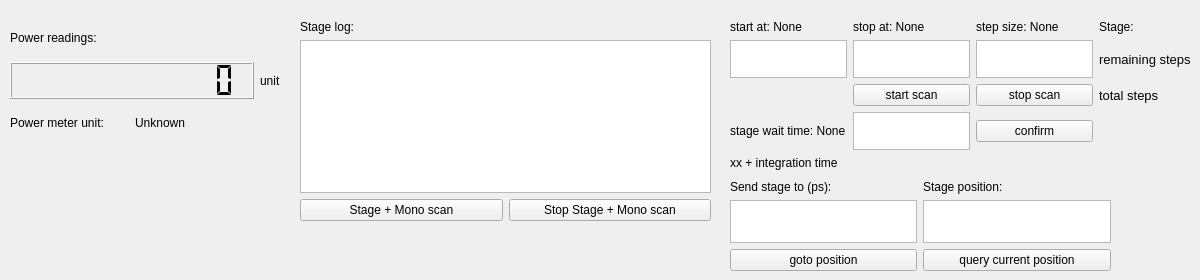
      <widget class="QWidget" name="tab_2">
       <attribute name="title">
        <string>powermeter and stage</string>
       </attribute>
       <widget class="QWidget" name="widget_12" native="true">
        <property name="geometry">
         <rect>
          <x>730</x>
          <y>20</y>
          <width>461</width>
          <height>151</height>
         </rect>
        </property>
        <layout class="QGridLayout" name="gridLayout_9">
         <item row="0" column="0">
          <widget class="QLabel" name="start_position_label">
           <property name="text">
            <string>start at: None</string>
           </property>
          </widget>
         </item>
         <item row="0" column="2">
          <widget class="QLabel" name="step_size_label">
           <property name="text">
            <string>step size: None</string>
           </property>
          </widget>
         </item>
         <item row="1" column="0">
          <widget class="QTextEdit" name="start_position_input"/>
         </item>
         <item row="0" column="1">
          <widget class="QLabel" name="stop_position_label">
           <property name="text">
            <string>stop at: None</string>
           </property>
          </widget>
         </item>
         <item row="1" column="2">
          <widget class="QTextEdit" name="step_size_input"/>
         </item>
         <item row="1" column="1">
          <widget class="QTextEdit" name="stop_position_input"/>
         </item>
         <item row="2" column="2">
          <widget class="QPushButton" name="stop_stage_button">
           <property name="text">
            <string>stop scan</string>
           </property>
          </widget>
         </item>
         <item row="3" column="0">
          <widget class="QLabel" name="waiting_time_label">
           <property name="text">
            <string>stage wait time: None</string>
           </property>
          </widget>
         </item>
         <item row="3" column="1">
          <widget class="QTextEdit" name="waittime_input">
           <property name="html">
            <string>&lt;!DOCTYPE HTML PUBLIC &quot;-//W3C//DTD HTML 4.0//EN&quot; &quot;http://www.w3.org/TR/REC-html40/strict.dtd&quot;&gt;
&lt;html&gt;&lt;head&gt;&lt;meta name=&quot;qrichtext&quot; content=&quot;1&quot; /&gt;&lt;style type=&quot;text/css&quot;&gt;
p, li { white-space: pre-wrap; }
&lt;/style&gt;&lt;/head&gt;&lt;body style=&quot; font-family:'MS Shell Dlg 2'; font-size:9.75pt; font-weight:400; font-style:normal;&quot;&gt;
&lt;p style=&quot;-qt-paragraph-type:empty; margin-top:0px; margin-bottom:0px; margin-left:0px; margin-right:0px; -qt-block-indent:0; text-indent:0px; font-size:7.8pt;&quot;&gt;&lt;br /&gt;&lt;/p&gt;&lt;/body&gt;&lt;/html&gt;</string>
           </property>
          </widget>
         </item>
         <item row="3" column="2">
          <widget class="QPushButton" name="confir_input_button">
           <property name="text">
            <string>confirm</string>
           </property>
          </widget>
         </item>
         <item row="2" column="1">
          <widget class="QPushButton" name="start_stage_button">
           <property name="text">
            <string>start scan</string>
           </property>
          </widget>
         </item>
         <item row="4" column="0">
          <widget class="QLabel" name="label_3">
           <property name="text">
            <string>xx + integration time</string>
           </property>
          </widget>
         </item>
         <item row="0" column="3">
          <widget class="QLabel" name="label_14">
           <property name="text">
            <string>Stage:</string>
           </property>
          </widget>
         </item>
         <item row="1" column="3">
          <widget class="QLabel" name="remaining_steps_label">
           <property name="font">
            <font>
             <pointsize>10</pointsize>
            </font>
           </property>
           <property name="text">
            <string>remaining steps</string>
           </property>
          </widget>
         </item>
         <item row="2" column="3">
          <widget class="QLabel" name="total_steps_label">
           <property name="font">
            <font>
             <pointsize>10</pointsize>
            </font>
           </property>
           <property name="text">
            <string>total steps</string>
           </property>
          </widget>
         </item>
        </layout>
       </widget>
       <widget class="QWidget" name="widget_13" native="true">
        <property name="geometry">
         <rect>
          <x>730</x>
          <y>180</y>
          <width>381</width>
          <height>91</height>
         </rect>
        </property>
        <layout class="QGridLayout" name="gridLayout_10">
         <item row="2" column="0">
          <widget class="QPushButton" name="goto_position_button">
           <property name="text">
            <string>goto position</string>
           </property>
          </widget>
         </item>
         <item row="0" column="0">
          <widget class="QLabel" name="label_13">
           <property name="text">
            <string>Send stage to (ps):</string>
           </property>
          </widget>
         </item>
         <item row="1" column="0">
          <widget class="QTextEdit" name="goto_position_text_input">
           <property name="html">
            <string>&lt;!DOCTYPE HTML PUBLIC &quot;-//W3C//DTD HTML 4.0//EN&quot; &quot;http://www.w3.org/TR/REC-html40/strict.dtd&quot;&gt;
&lt;html&gt;&lt;head&gt;&lt;meta name=&quot;qrichtext&quot; content=&quot;1&quot; /&gt;&lt;style type=&quot;text/css&quot;&gt;
p, li { white-space: pre-wrap; }
&lt;/style&gt;&lt;/head&gt;&lt;body style=&quot; font-family:'MS Shell Dlg 2'; font-size:9.75pt; font-weight:400; font-style:normal;&quot;&gt;
&lt;p style=&quot;-qt-paragraph-type:empty; margin-top:0px; margin-bottom:0px; margin-left:0px; margin-right:0px; -qt-block-indent:0; text-indent:0px; font-size:7.8pt;&quot;&gt;&lt;br /&gt;&lt;/p&gt;&lt;/body&gt;&lt;/html&gt;</string>
           </property>
          </widget>
         </item>
         <item row="1" column="1">
          <widget class="QTextBrowser" name="position_browser"/>
         </item>
         <item row="0" column="1">
          <widget class="QLabel" name="label_12">
           <property name="text">
            <string>Stage position:</string>
           </property>
          </widget>
         </item>
         <item row="2" column="1">
          <widget class="QPushButton" name="get_position_button">
           <property name="text">
            <string>query current position</string>
           </property>
          </widget>
         </item>
        </layout>
       </widget>
       <widget class="QWidget" name="widget_14" native="true">
        <property name="geometry">
         <rect>
          <x>300</x>
          <y>20</y>
          <width>411</width>
          <height>201</height>
         </rect>
        </property>
        <layout class="QGridLayout" name="gridLayout_11">
         <item row="0" column="0">
          <widget class="QLabel" name="label_2">
           <property name="text">
            <string>Stage log:</string>
           </property>
          </widget>
         </item>
         <item row="2" column="0">
          <widget class="QPushButton" name="run_all_pushButton">
           <property name="text">
            <string>Stage + Mono scan</string>
           </property>
          </widget>
         </item>
         <item row="2" column="1">
          <widget class="QPushButton" name="stop_all_pushButton">
           <property name="text">
            <string>Stop Stage + Mono scan</string>
           </property>
          </widget>
         </item>
         <item row="1" column="0" colspan="2">
          <widget class="QTextBrowser" name="stage_status_Browser"/>
         </item>
        </layout>
       </widget>
       <widget class="QWidget" name="widget_15" native="true">
        <property name="geometry">
         <rect>
          <x>10</x>
          <y>20</y>
          <width>271</width>
          <height>121</height>
         </rect>
        </property>
        <layout class="QGridLayout" name="gridLayout_12" columnstretch="2,2,0">
         <item row="3" column="1">
          <widget class="QLabel" name="powermeter_unit_label">
           <property name="text">
            <string>Unknown</string>
           </property>
          </widget>
         </item>
         <item row="0" column="0">
          <widget class="QLabel" name="label_24">
           <property name="text">
            <string>Power readings:</string>
           </property>
          </widget>
         </item>
         <item row="1" column="0" colspan="2">
          <widget class="QLCDNumber" name="power_readings_lcdNumber">
           <property name="smallDecimalPoint">
            <bool>true</bool>
           </property>
           <property name="digitCount">
            <number>10</number>
           </property>
           <property name="segmentStyle">
            <enum>QLCDNumber::Flat</enum>
           </property>
           <property name="value" stdset="0">
            <double>0.000000000000000</double>
           </property>
          </widget>
         </item>
         <item row="3" column="0">
          <widget class="QLabel" name="label_22">
           <property name="text">
            <string>Power meter unit:</string>
           </property>
          </widget>
         </item>
         <item row="1" column="2">
          <widget class="QLabel" name="power_readings_unit_label">
           <property name="text">
            <string>unit</string>
           </property>
          </widget>
         </item>
        </layout>
       </widget>
      </widget>
